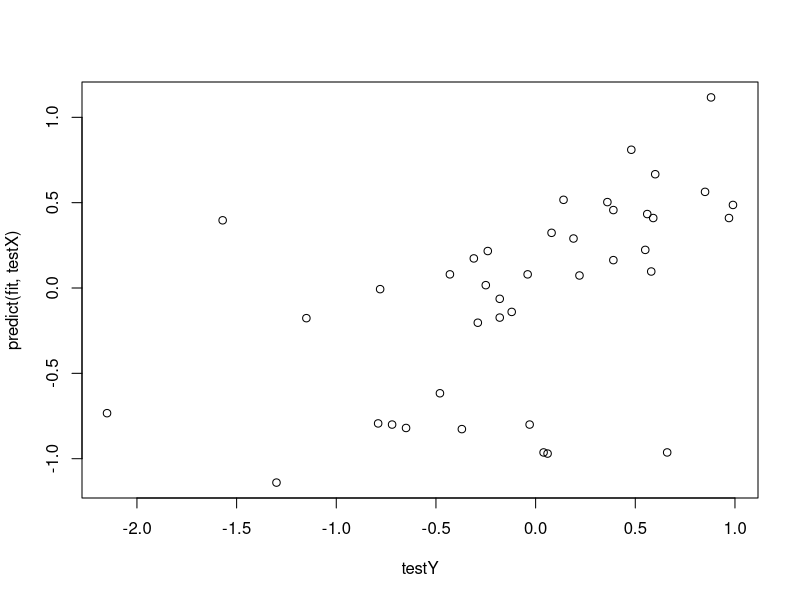

The R source for this figure:
# use class package
# knn for classification
library(class)
train <- rbind(iris3[1:25,,1], iris3[1:25,,2], iris3[1:25,,3])
test <- rbind(iris3[26:50,,1], iris3[26:50,,2], iris3[26:50,,3])
cl <- factor(c(rep("s",25), rep("c",25), rep("v",25)))
res = knn(train, test, cl, k = 3, prob=TRUE)
attributes(.Last.value)

# compare the res and original data 
# the true class label is also cl based on the construction of test dataset
table(res, cl)

# knn for regression
# use caret package
library(caret)
data(BloodBrain)
inTrain <- createDataPartition(logBBB, p = .8)[[1]]

trainX <- bbbDescr[inTrain,]
trainY <- logBBB[inTrain]

testX <- bbbDescr[-inTrain,]
testY <- logBBB[-inTrain]

fit <- knnreg(trainX, trainY, k = 3)

plot(testY, predict(fit, testX))   
